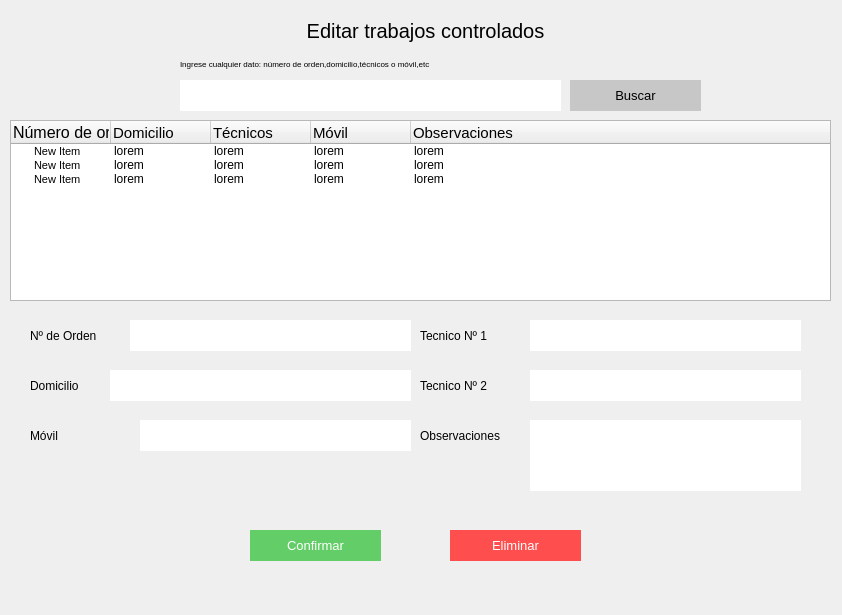
<?xml version="1.0" encoding="UTF-8"?>
<ui version="4.0">
 <class>Form</class>
 <widget class="QWidget" name="Form">
  <property name="geometry">
   <rect>
    <x>0</x>
    <y>0</y>
    <width>842</width>
    <height>615</height>
   </rect>
  </property>
  <property name="windowTitle">
   <string>Form</string>
  </property>
  <widget class="QLineEdit" name="ca_input_1">
   <property name="geometry">
    <rect>
     <x>180</x>
     <y>80</y>
     <width>381</width>
     <height>31</height>
    </rect>
   </property>
   <property name="styleSheet">
    <string notr="true">border:none;
background-color: rgb(255, 255, 255);
font: 11pt &quot;MS Shell Dlg 2&quot;;</string>
   </property>
   <property name="text">
    <string/>
   </property>
  </widget>
  <widget class="QPushButton" name="ca_btn_buscar">
   <property name="geometry">
    <rect>
     <x>570</x>
     <y>80</y>
     <width>131</width>
     <height>31</height>
    </rect>
   </property>
   <property name="styleSheet">
    <string notr="true">background-color: rgb(199, 199, 199);
color:black;
font-size:10pt;
border:none;</string>
   </property>
   <property name="text">
    <string>Buscar</string>
   </property>
  </widget>
  <widget class="QLabel" name="label">
   <property name="geometry">
    <rect>
     <x>180</x>
     <y>60</y>
     <width>301</width>
     <height>16</height>
    </rect>
   </property>
   <property name="styleSheet">
    <string notr="true">font: 11pt &quot;MS Shell Dlg 2&quot;;
text-align:center;</string>
   </property>
   <property name="text">
    <string>&lt;html&gt;&lt;head/&gt;&lt;body&gt;&lt;p&gt;&lt;span style=&quot; vertical-align:super;&quot;&gt;Ingrese cualquier dato: número de orden,domicilio,técnicos o móvil,etc&lt;/span&gt;&lt;/p&gt;&lt;/body&gt;&lt;/html&gt;</string>
   </property>
  </widget>
  <widget class="QLabel" name="label_2">
   <property name="geometry">
    <rect>
     <x>10</x>
     <y>10</y>
     <width>831</width>
     <height>41</height>
    </rect>
   </property>
   <property name="styleSheet">
    <string notr="true">font-size:20px;
</string>
   </property>
   <property name="text">
    <string>Editar trabajos controlados</string>
   </property>
   <property name="alignment">
    <set>Qt::AlignCenter</set>
   </property>
  </widget>
  <widget class="QTreeWidget" name="ca_tabla">
   <property name="geometry">
    <rect>
     <x>10</x>
     <y>120</y>
     <width>821</width>
     <height>181</height>
    </rect>
   </property>
   <column>
    <property name="text">
     <string>Número de orden</string>
    </property>
    <property name="font">
     <font>
      <pointsize>12</pointsize>
     </font>
    </property>
   </column>
   <column>
    <property name="text">
     <string>Domicilio</string>
    </property>
    <property name="font">
     <font>
      <pointsize>11</pointsize>
     </font>
    </property>
   </column>
   <column>
    <property name="text">
     <string>Técnicos</string>
    </property>
    <property name="font">
     <font>
      <pointsize>11</pointsize>
     </font>
    </property>
   </column>
   <column>
    <property name="text">
     <string>Móvil</string>
    </property>
    <property name="font">
     <font>
      <pointsize>11</pointsize>
     </font>
    </property>
   </column>
   <column>
    <property name="text">
     <string>Observaciones</string>
    </property>
    <property name="font">
     <font>
      <pointsize>11</pointsize>
     </font>
    </property>
   </column>
   <item>
    <property name="text">
     <string>New Item  </string>
    </property>
    <property name="font">
     <font>
      <pointsize>8</pointsize>
     </font>
    </property>
    <property name="text">
     <string>lorem</string>
    </property>
    <property name="text">
     <string>lorem</string>
    </property>
    <property name="text">
     <string>lorem</string>
    </property>
    <property name="text">
     <string>lorem</string>
    </property>
   </item>
   <item>
    <property name="text">
     <string>New Item</string>
    </property>
    <property name="font">
     <font>
      <pointsize>8</pointsize>
     </font>
    </property>
    <property name="text">
     <string>lorem</string>
    </property>
    <property name="text">
     <string>lorem</string>
    </property>
    <property name="text">
     <string>lorem</string>
    </property>
    <property name="text">
     <string>lorem</string>
    </property>
   </item>
   <item>
    <property name="text">
     <string>New Item</string>
    </property>
    <property name="font">
     <font>
      <pointsize>8</pointsize>
     </font>
    </property>
    <property name="text">
     <string>lorem</string>
    </property>
    <property name="text">
     <string>lorem</string>
    </property>
    <property name="text">
     <string>lorem</string>
    </property>
    <property name="text">
     <string>lorem</string>
    </property>
   </item>
  </widget>
  <widget class="QLabel" name="label_4">
   <property name="geometry">
    <rect>
     <x>30</x>
     <y>370</y>
     <width>71</width>
     <height>31</height>
    </rect>
   </property>
   <property name="styleSheet">
    <string notr="true">font: 11pt &quot;MS Shell Dlg 2&quot;;
text-align:center;</string>
   </property>
   <property name="text">
    <string>Domicilio</string>
   </property>
  </widget>
  <widget class="QLabel" name="label_5">
   <property name="geometry">
    <rect>
     <x>420</x>
     <y>320</y>
     <width>91</width>
     <height>31</height>
    </rect>
   </property>
   <property name="styleSheet">
    <string notr="true">font: 11pt &quot;MS Shell Dlg 2&quot;;
text-align:center;</string>
   </property>
   <property name="text">
    <string>Tecnico Nº 1</string>
   </property>
  </widget>
  <widget class="QTextEdit" name="ca_input_7">
   <property name="geometry">
    <rect>
     <x>530</x>
     <y>420</y>
     <width>271</width>
     <height>71</height>
    </rect>
   </property>
   <property name="styleSheet">
    <string notr="true">border:none;
background-color: rgb(255, 255, 255);
font: 11pt &quot;MS Shell Dlg 2&quot;;</string>
   </property>
  </widget>
  <widget class="QLabel" name="label_3">
   <property name="geometry">
    <rect>
     <x>30</x>
     <y>320</y>
     <width>91</width>
     <height>31</height>
    </rect>
   </property>
   <property name="styleSheet">
    <string notr="true">font: 11pt &quot;MS Shell Dlg 2&quot;;
text-align:center;</string>
   </property>
   <property name="text">
    <string>Nº de Orden </string>
   </property>
  </widget>
  <widget class="QPushButton" name="ca_btn_confirmar">
   <property name="geometry">
    <rect>
     <x>250</x>
     <y>530</y>
     <width>131</width>
     <height>31</height>
    </rect>
   </property>
   <property name="styleSheet">
    <string notr="true">background-color: rgb(99, 206, 104);
color:white;
font-size:10pt;
border:none;</string>
   </property>
   <property name="text">
    <string>Confirmar</string>
   </property>
  </widget>
  <widget class="QLineEdit" name="ca_input_3">
   <property name="geometry">
    <rect>
     <x>110</x>
     <y>370</y>
     <width>301</width>
     <height>31</height>
    </rect>
   </property>
   <property name="styleSheet">
    <string notr="true">border:none;
background-color: rgb(255, 255, 255);
font: 11pt &quot;MS Shell Dlg 2&quot;;</string>
   </property>
   <property name="text">
    <string/>
   </property>
  </widget>
  <widget class="QPushButton" name="ca_btn_cancelar">
   <property name="geometry">
    <rect>
     <x>450</x>
     <y>530</y>
     <width>131</width>
     <height>31</height>
    </rect>
   </property>
   <property name="styleSheet">
    <string notr="true">color:white;
font-size:10pt;
border:none;
background-color:#ff4e4e;</string>
   </property>
   <property name="text">
    <string>Eliminar</string>
   </property>
  </widget>
  <widget class="QLabel" name="label_8">
   <property name="geometry">
    <rect>
     <x>30</x>
     <y>420</y>
     <width>91</width>
     <height>31</height>
    </rect>
   </property>
   <property name="styleSheet">
    <string notr="true">font: 11pt &quot;MS Shell Dlg 2&quot;;
text-align:center;</string>
   </property>
   <property name="text">
    <string>Móvil</string>
   </property>
  </widget>
  <widget class="QLabel" name="label_6">
   <property name="geometry">
    <rect>
     <x>420</x>
     <y>370</y>
     <width>91</width>
     <height>31</height>
    </rect>
   </property>
   <property name="styleSheet">
    <string notr="true">font: 11pt &quot;MS Shell Dlg 2&quot;;
text-align:center;</string>
   </property>
   <property name="text">
    <string>Tecnico Nº 2</string>
   </property>
  </widget>
  <widget class="QLineEdit" name="ca_input_4">
   <property name="geometry">
    <rect>
     <x>140</x>
     <y>420</y>
     <width>271</width>
     <height>31</height>
    </rect>
   </property>
   <property name="styleSheet">
    <string notr="true">border:none;
background-color: rgb(255, 255, 255);
font: 11pt &quot;MS Shell Dlg 2&quot;;</string>
   </property>
   <property name="text">
    <string/>
   </property>
  </widget>
  <widget class="QLabel" name="label_7">
   <property name="geometry">
    <rect>
     <x>420</x>
     <y>420</y>
     <width>101</width>
     <height>31</height>
    </rect>
   </property>
   <property name="styleSheet">
    <string notr="true">font: 11pt &quot;MS Shell Dlg 2&quot;;
text-align:center;</string>
   </property>
   <property name="text">
    <string>Observaciones</string>
   </property>
  </widget>
  <widget class="QLineEdit" name="ca_input_2">
   <property name="geometry">
    <rect>
     <x>130</x>
     <y>320</y>
     <width>281</width>
     <height>31</height>
    </rect>
   </property>
   <property name="styleSheet">
    <string notr="true">border:none;
background-color: rgb(255, 255, 255);
font: 11pt &quot;MS Shell Dlg 2&quot;;</string>
   </property>
   <property name="text">
    <string/>
   </property>
  </widget>
  <widget class="QLineEdit" name="ca_input_5">
   <property name="geometry">
    <rect>
     <x>530</x>
     <y>320</y>
     <width>271</width>
     <height>31</height>
    </rect>
   </property>
   <property name="styleSheet">
    <string notr="true">border:none;
background-color: rgb(255, 255, 255);
font: 11pt &quot;MS Shell Dlg 2&quot;;</string>
   </property>
   <property name="text">
    <string/>
   </property>
  </widget>
  <widget class="QLineEdit" name="ca_input_6">
   <property name="geometry">
    <rect>
     <x>530</x>
     <y>370</y>
     <width>271</width>
     <height>31</height>
    </rect>
   </property>
   <property name="styleSheet">
    <string notr="true">border:none;
background-color: rgb(255, 255, 255);
font: 11pt &quot;MS Shell Dlg 2&quot;;</string>
   </property>
   <property name="text">
    <string/>
   </property>
  </widget>
 </widget>
 <resources/>
 <connections/>
</ui>
